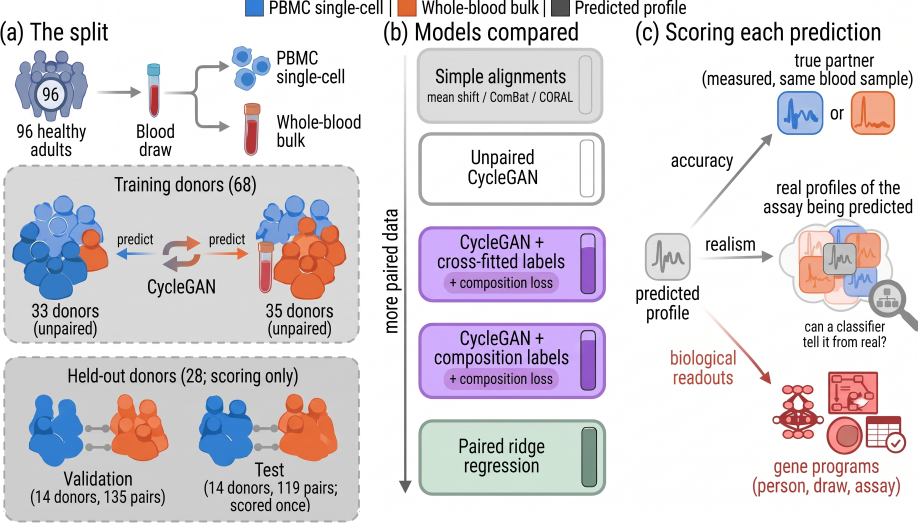
#> input picture assets/test_setup.png, 2752 x 1596 px (shown at 1/3 size)
$ python make_og_image.py
#> lines starting #> are read from the running program, lines starting #| are printed output that depends on the picture
"""Draw the link-preview image for the results page (assets/og.png, 1200 × 630).

    python scripts/make_og_image.py

The page title above the test-setup figure (assets/test_setup.png).
"""
from pathlib import Path

from PIL import Image, ImageDraw, ImageFont

ROOT = Path(__file__).resolve().parents[1]
W, H, PAD = 1200, 630, 48
TITLE = ["What can a generative model recover about a", "person's immune cells without paired samples?"]
SUB = "Predicting between PBMC single-cell (pseudobulk) and whole-blood transcriptomes · Arushi Sahai"


def font(size, bold=False):
    name = "DejaVuSans-Bold.ttf" if bold else "DejaVuSans.ttf"
    for d in ("/usr/share/fonts/truetype/dejavu", "/usr/share/fonts/TTF"):
        if (Path(d) / name).exists():
            return ImageFont.truetype(str(Path(d) / name), size)
    return ImageFont.load_default()


img = Image.new("RGB", (W, H), "white")
#> img: PIL image 1200x630 RGB; every value is 255
draw = ImageDraw.Draw(img)
y = PAD - 8
for line in TITLE:
    draw.text((PAD, y), line, font=font(40, bold=True), fill="#1a1a19")
    y += 50
#> after the loop, y = 140
draw.text((PAD, y + 6), SUB, font=font(20), fill="#5f5e5a")
top = y + 50
#> top = 190
fig = Image.open(ROOT / "assets/test_setup.png").convert("RGB")
#> fig is the input picture: PIL image 2752x1596 RGB; mean R, G, B 218.4, 213.9, 219.1
fig.thumbnail((W - 2 * PAD, H - top - PAD // 2), Image.LANCZOS)
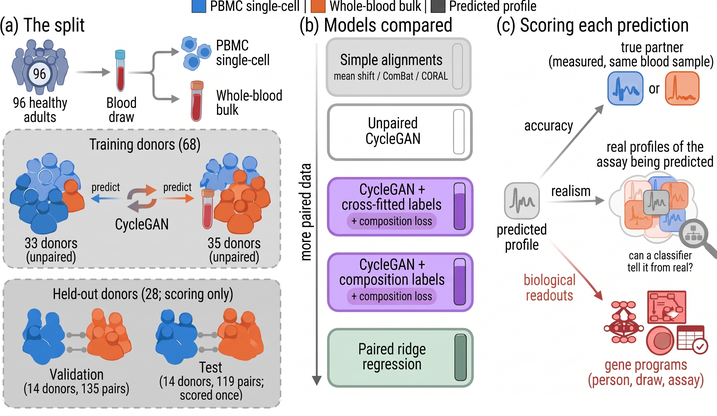
#> fig: PIL image 717x416 RGB; mean R, G, B 218, 213.5, 218.6
img.paste(fig, ((W - fig.width) // 2, top))
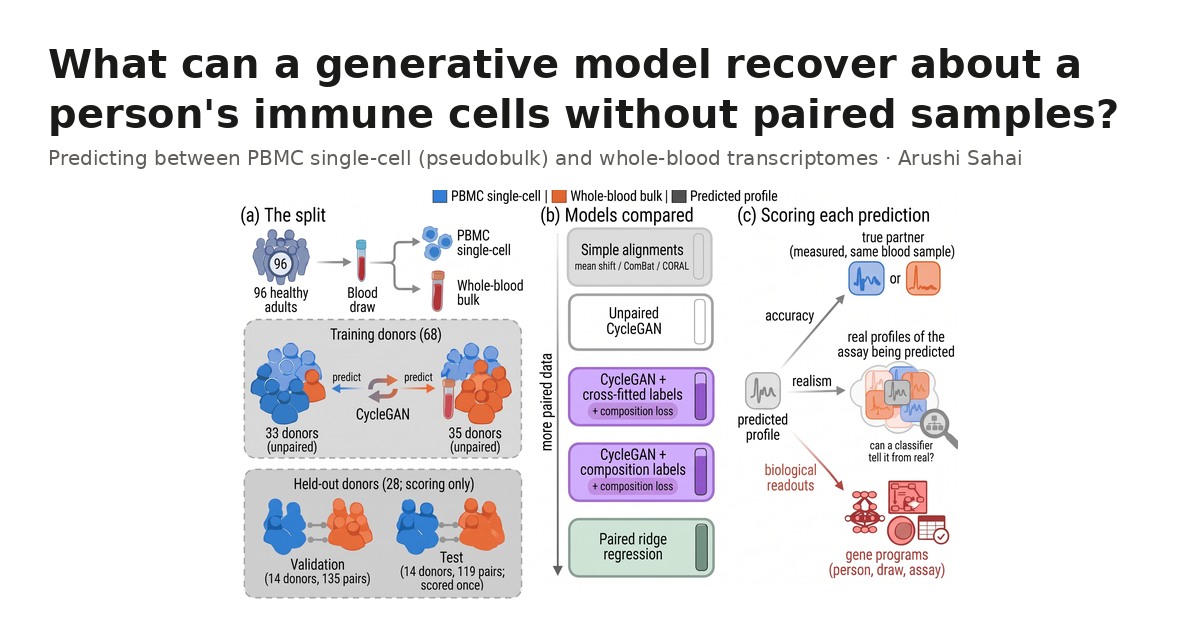
#> img: PIL image 1200x630 RGB; mean R, G, B 231.9, 230.1, 232.1
img.save(ROOT / "assets/og.png", optimize=True)
print("assets/og.png", img.size)
#| assets/og.png (1200, 630)

$ run again, with assets/absent_cells.png copied over assets/test_setup.png
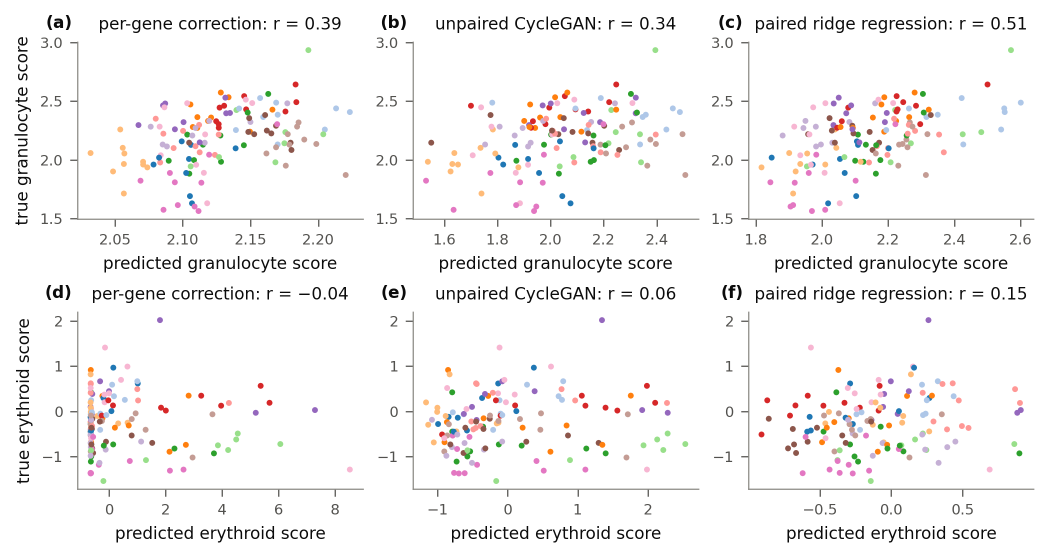
#> input picture assets/absent_cells.png, 2097 x 1115 px (shown at 1/2 size)
#> after the loop `for line in TITLE:`: y = 140
#> top = 190
#> `fig.thumbnail((W - 2 * PAD, H - top - PAD // 2), Image.LANCZOS)`:
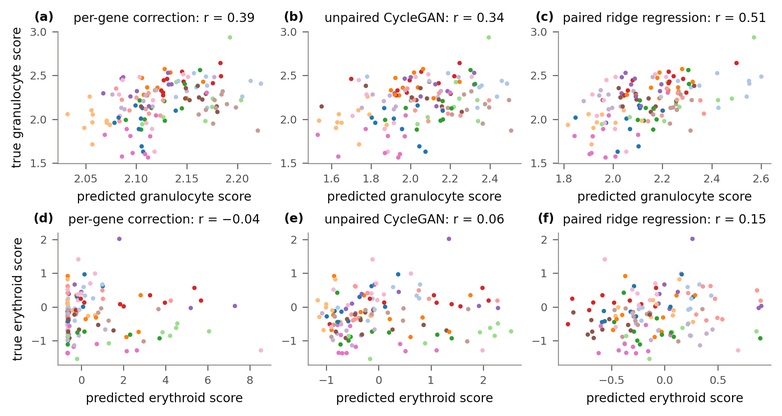
#> fig: PIL image 782x416 RGB; mean R, G, B 245.8, 244.5, 244.2
#> `img.paste(fig, ((W - fig.width) // 2, top))`:
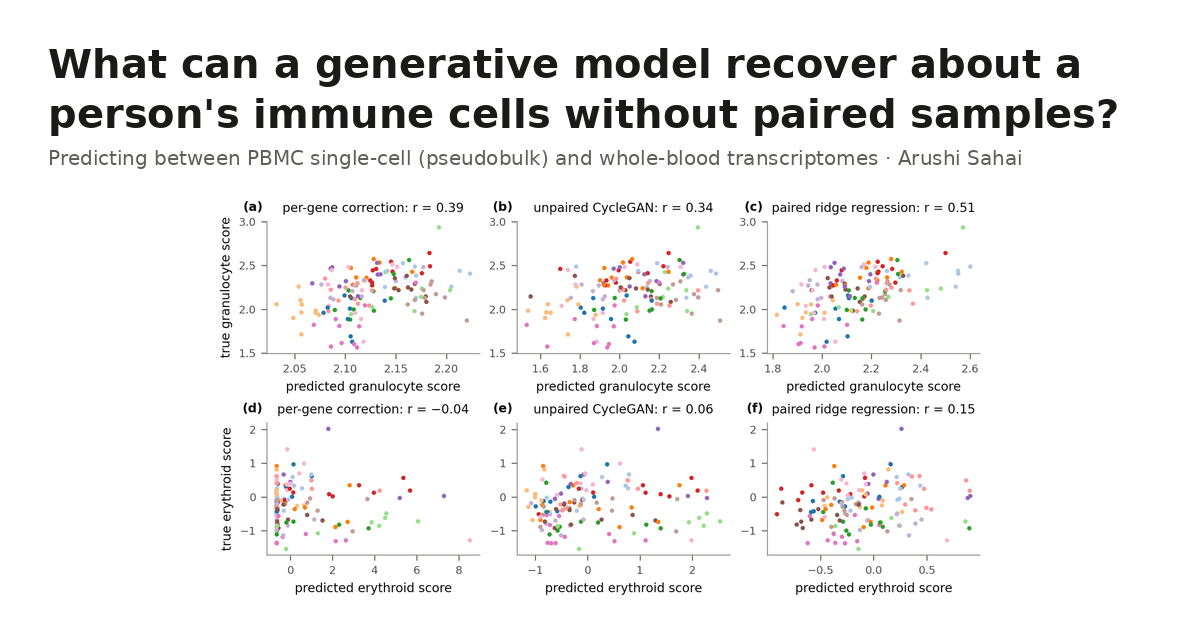
#> img: PIL image 1200x630 RGB; mean R, G, B 242.6, 242, 241.8
#| assets/og.png (1200, 630)

$ run again, with assets/delta_start.png copied over assets/test_setup.png
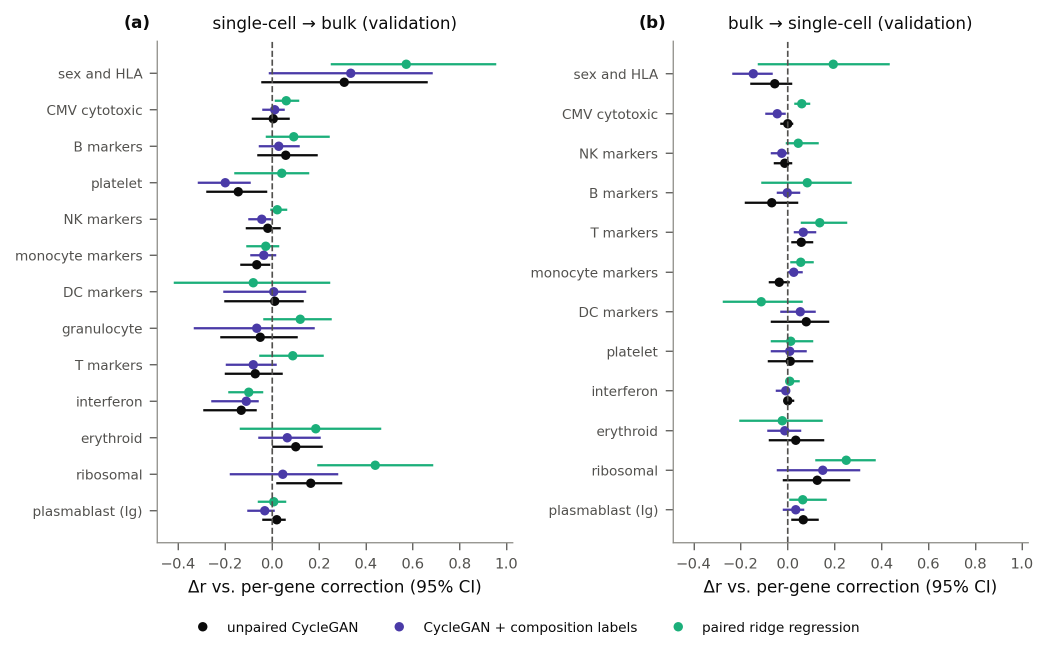
#> input picture assets/delta_start.png, 2097 x 1293 px (shown at 1/2 size)
#> after the loop `for line in TITLE:`: y = 140
#> top = 190
#> `fig.thumbnail((W - 2 * PAD, H - top - PAD // 2), Image.LANCZOS)`:
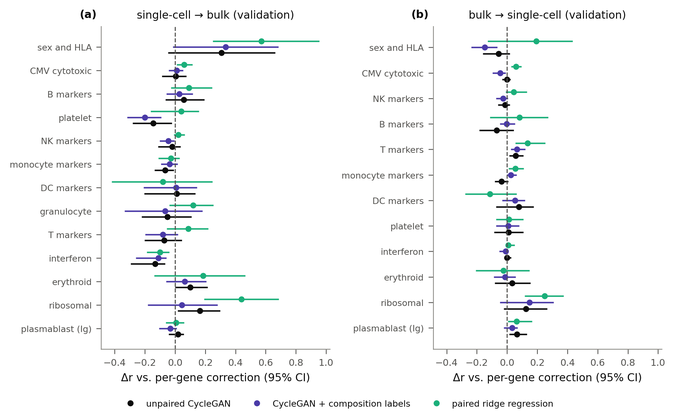
#> fig: PIL image 675x416 RGB; mean R, G, B 246, 247, 247.2
#> `img.paste(fig, ((W - fig.width) // 2, top))`:
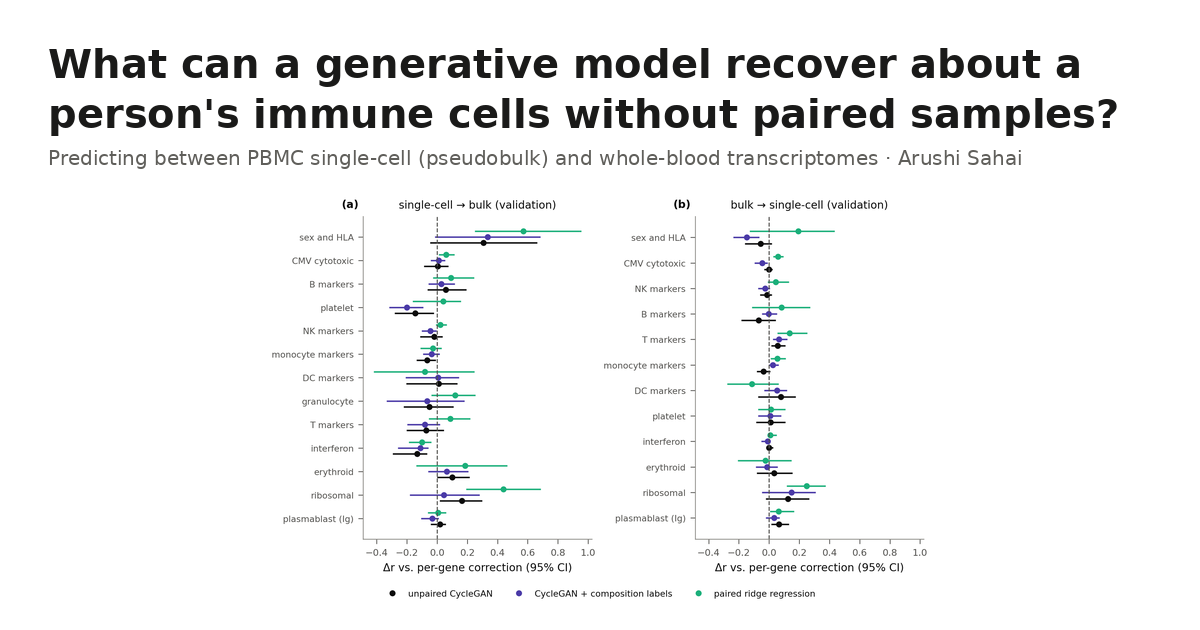
#> img: PIL image 1200x630 RGB; mean R, G, B 243.2, 243.5, 243.6
#| assets/og.png (1200, 630)

$ run again, with assets/frontier.png copied over assets/test_setup.png
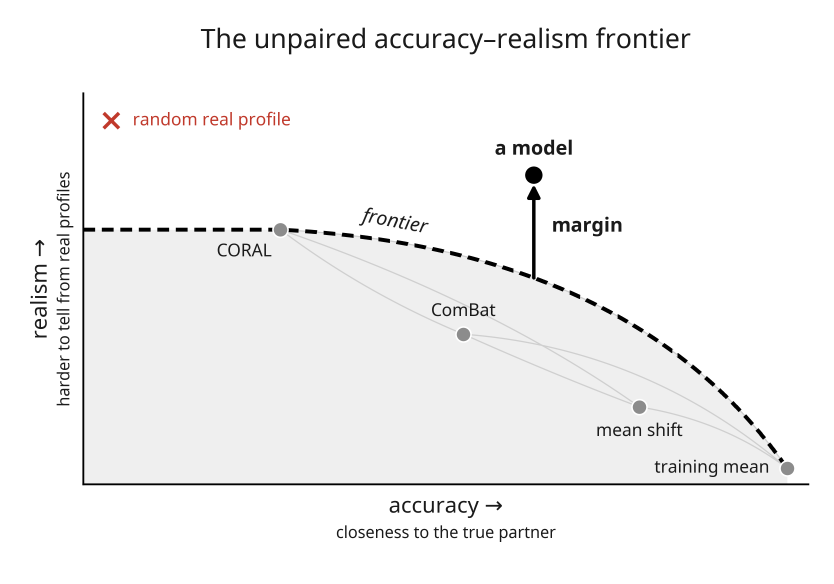
#> input picture assets/frontier.png, 2500 x 1750 px (shown at 1/3 size)
#> after the loop `for line in TITLE:`: y = 140
#> top = 190
#> `fig.thumbnail((W - 2 * PAD, H - top - PAD // 2), Image.LANCZOS)`:
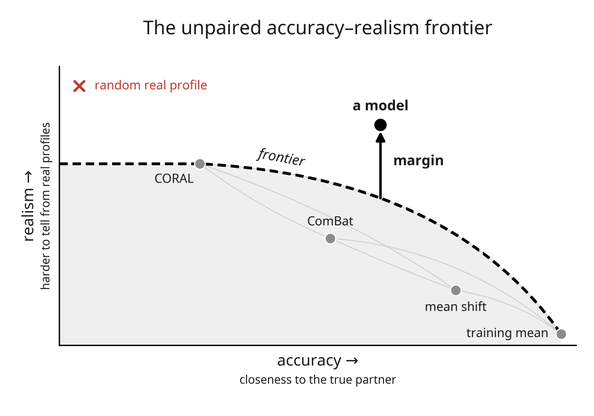
#> fig: PIL image 594x416 RGB; mean R, G, B 244.1, 243.9, 243.9
#> `img.paste(fig, ((W - fig.width) // 2, top))`:
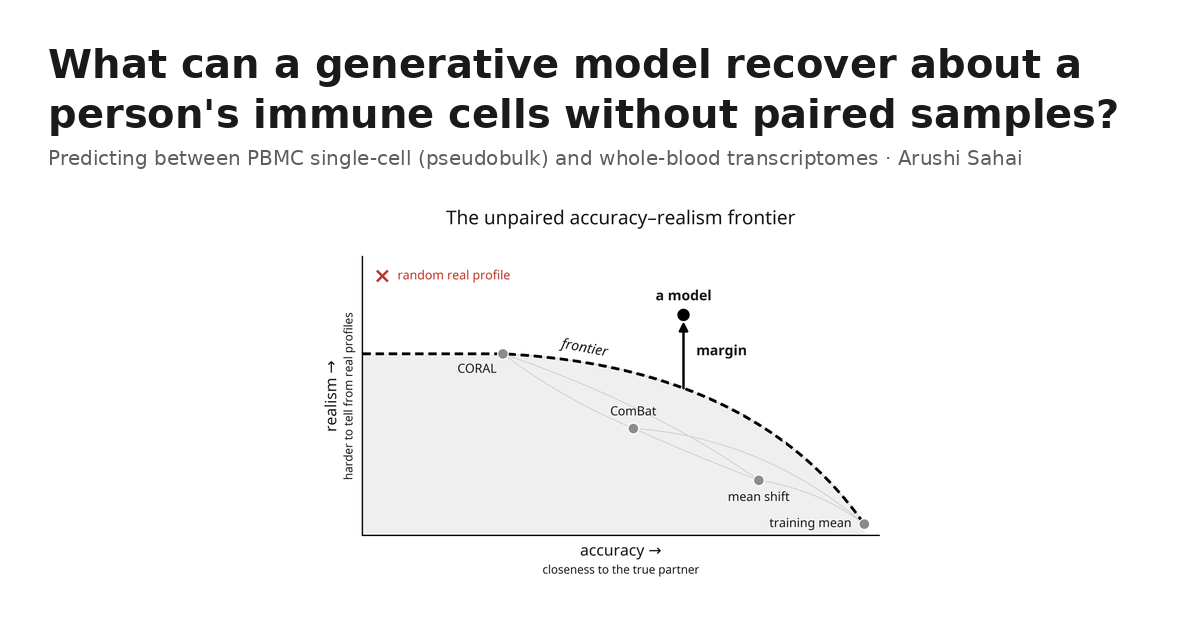
#> img: PIL image 1200x630 RGB; mean R, G, B 243, 242.9, 242.8
#| assets/og.png (1200, 630)
